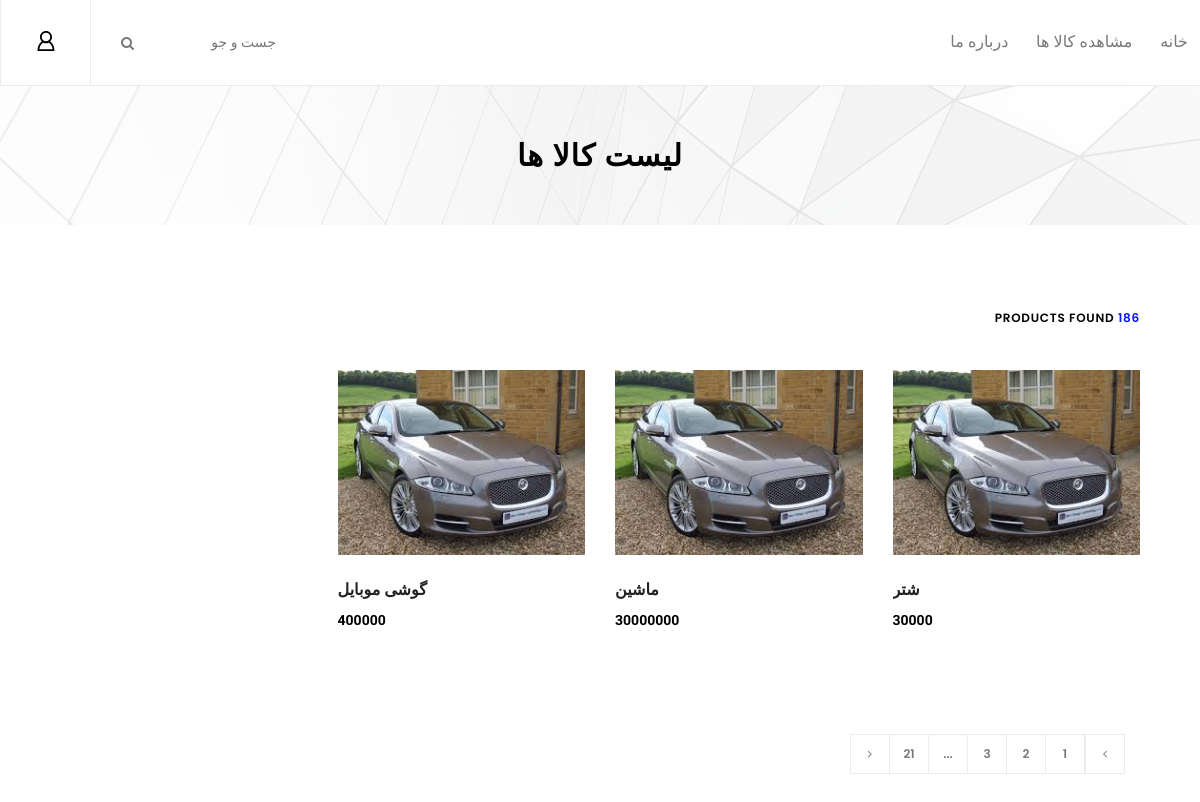
/divar/home/, run on an earlier commit of the app's database.
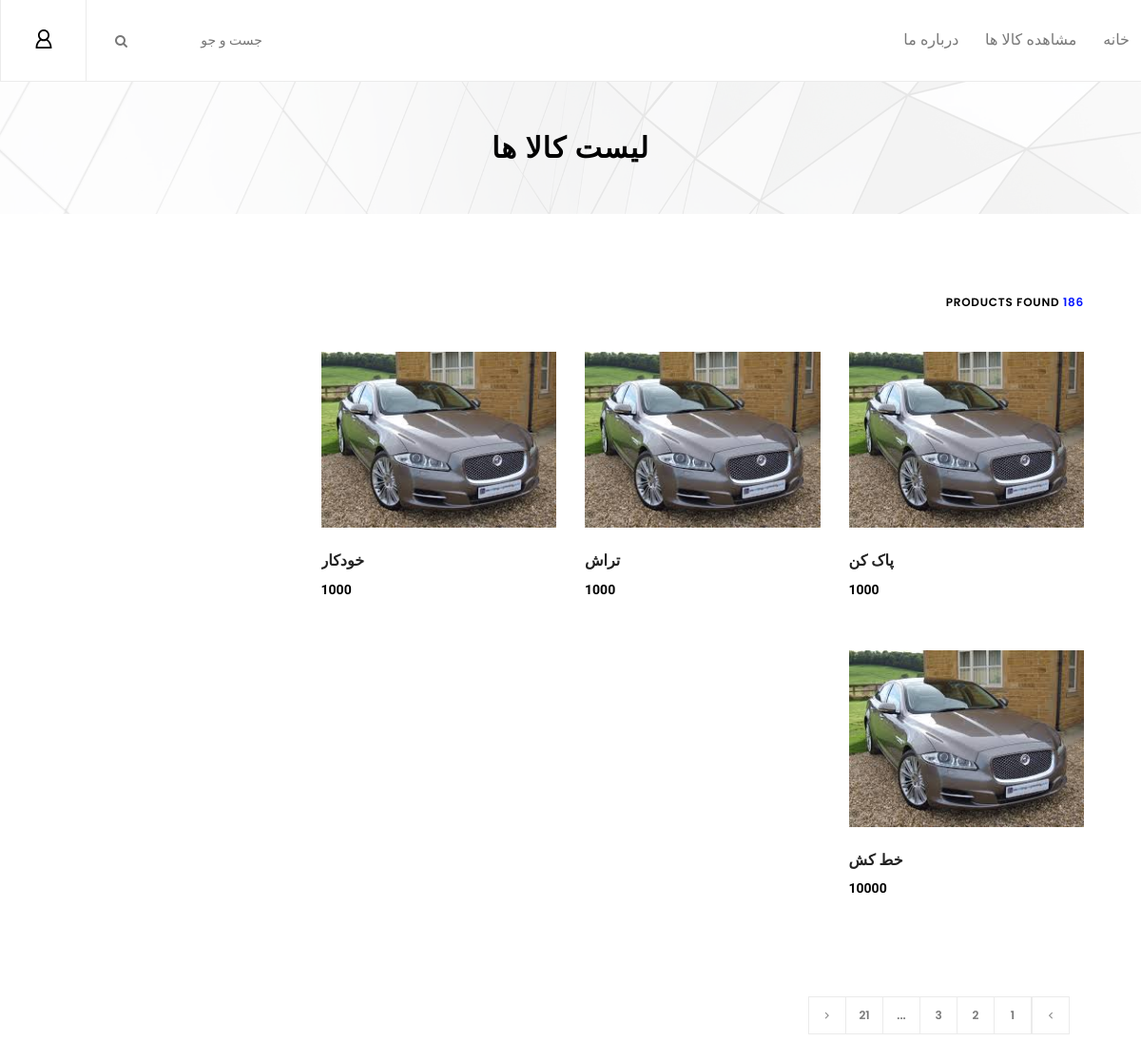
And on a later commit of the database.
### divar/models.py (models this page shows)
class Stuff(models.Model):
    name = models.CharField(max_length=30)
    price = models.IntegerField()
    owner = models.ForeignKey(UserProfile, on_delete=models.CASCADE)
    description = models.CharField(max_length=900)
    is_foori = models.BooleanField(default=False)
    has_pic = models.BooleanField(default=False)
    city = models.CharField(max_length=30, default='Tehran')
    location = models.CharField(max_length=30)
    classtering3 = models.ForeignKey(Classtering3, on_delete=models.CASCADE, null=True)
    picture = models.ImageField(blank=True, null=True, upload_to='pictures/%Y/%m/%D/', default='media/default.jpg')

### divar/views.py (the view)
class ShowStuff(generic.ListView):
    template_name = 'showStuffByTime.html'
    context_object_name = 'stuffList'
    def get_queryset(self):
        return Stuff.objects.order_by('id')[:20]

### templates/showStuffByTime.html (shortened to what this page needs)
<!DOCTYPE html>
<html lang="en">
{% load static %}
<head>
    <link rel="stylesheet" href="{% static 'css/core-style.css'%}">
    <link rel="stylesheet" href="{% static 'css/style.css'%}">
</head>
<body>
    <header class="header_area" dir = "rtl">
        <div class="classy-nav-container breakpoint-off d-flex align-items-center justify-content-between">
            <nav class="classy-navbar" id="essenceNav">
                <div class="classy-menu">
                    <div class="classynav">
                        <ul>
                        	<li><a href="{% url 'index' %}">خانه</a></li>
                            <li><a href="{% url 'showStuff' %}">مشاهده کالا ها</a>
                            </li>
                            <li><a href="#">درباره ما</a>
                            </li>
                        </ul>
                    </div>
                </div>
            </nav>
            <div class="header-meta d-flex clearfix justify-content-end">
                <div class="search-area">
                    <form action="#" method="post">
                        <input type="search" name="search" id="headerSearch" placeholder="جست و جو">
                        <button type="submit"><i class="fa fa-search" aria-hidden="true"></i></button>
                    </form>
                </div>
                <div class="user-login-info">
                    <a href="#"><img src="{% static 'img/core-img/user.svg' %}" alt=""></a>
                </div>
            </div>
        </div>
    </header>
    <div class="breadcumb_area bg-img" style="background-image: url({% static 'img/bg-img/breadcumb.jpg' %});">
        <div class="container h-100">
            <div class="row h-100 align-items-center">
                <div class="col-12">
                    <div class="page-title text-center">
                        <h2>لیست کالا ها</h2>
                    </div>
                </div>
            </div>
        </div>
    </div>
    <section class="shop_grid_area section-padding-80" dir = "rtl">
        <div class="container">
            <div class="row">
                <div class="col-12 col-md-4 col-lg-3">
                    </div>
                </div>
                <div class="col-12 col-md-8 col-lg-9">
                    <div class="shop_grid_product_area">
                        <div class="row">
                            <div class="col-12">
                                <div class="product-topbar d-flex align-items-center justify-content-between">
                                    <div class="total-products">
                                        <p><span>186</span> products found</p>
                                    </div>
                                </div>
                            </div>
                        </div>
                        <div class="row">
                        {% for stuff in stuffList %}
                            <div class="col-12 col-sm-6 col-lg-4">
                                <div class="single-product-wrapper">
                                    <div class="product-img">
                                        <img src="{% static 'img/product-img/product-1.jpg' %}" alt="">
                                    </div>
                                    <div class="product-description">
                                        <a href="{% static '' %}">
                                            <h6>{{ stuff.name }}</h6>
                                        </a>
                                        <p class="product-price">{{ stuff.price }}</p>
                                    </div>
                                </div>
                            </div>
                        {% endfor %}
                        </div>
                    </div>
                    <nav aria-label="navigation">
                        <ul class="pagination mt-50 mb-70">
                            <li class="page-item"><a class="page-link" href="#"><i class="fa fa-angle-left"></i></a></li>
                            <li class="page-item"><a class="page-link" href="#">1</a></li>
                            <li class="page-item"><a class="page-link" href="#">2</a></li>
                            <li class="page-item"><a class="page-link" href="#">3</a></li>
                            <li class="page-item"><a class="page-link" href="#">...</a></li>
                            <li class="page-item"><a class="page-link" href="#">21</a></li>
                            <li class="page-item"><a class="page-link" href="#"><i class="fa fa-angle-right"></i></a></li>
                        </ul>
                    </nav>
                </div>
            </div>
    </section>
</body>
</html>

### static/css/core-style.css (style rules this page uses)
* { margin: 0; padding: 0; }
body { font-family: "Poppins", sans-serif; font-size: 14px; background-color: #ffffff; margin-top: 85px; }
h1, h2, h3, h4, h5, h6 { color: #000000; line-height: 1.3; font-weight: 700; font-family: "Ubuntu", sans-serif; }
p { color: #787878; font-size: 14px; line-height: 2; font-weight: 400; }
a { -webkit-transition: all 500ms ease 0s; transition: all 500ms ease 0s; text-decoration: none; outline: 0 solid transparent; color: #000000; font-weight: 600; font-size: 12px; }
ul, ol { margin: 0; }
ul li, ol li { list-style: none; }
img { height: auto; max-width: 100%; }
.mt-50 { margin-top: 50px !important; }
.mb-70 { margin-bottom: 70px !important; }
.section-padding-80 { padding-top: 80px; padding-bottom: 80px; }
.bg-img { background-position: center center; background-size: cover; background-repeat: no-repeat; }
.header_area { position: fixed; z-index: 900; top: 0; left: 0; width: 100%; border-bottom: 1px solid #ebebeb; -webkit-transition-duration: 500ms; transition-duration: 500ms; }
.header_area .classy-navbar, .header_area .header-meta { -webkit-box-flex: 0; -ms-flex: 0 0 50%; flex: 0 0 50%; min-width: 50%; width: 50%; }
.header_area .classy-navbar { height: 85px; padding: 5px 0 5px 5%; }
.header_area .header-meta { height: 85px; position: relative; z-index: 1; }
.header_area .classynav ul li a { font-size: 16px; color: #787878; }
.header_area .search-area form { position: relative; z-index: 1; height: 85px; border-left: 1px solid #ebebeb; }
.header_area .search-area form input { border: none; background-color: #ffffff; width: 200px; height: 85px; padding: 0 15px 0 60px; color: #787878; font-size: 14px; font-weight: 500; -webkit-transition-duration: 500ms; transition-duration: 500ms; }
.header_area .search-area form button { position: absolute; z-index: 10; top: 50%; -webkit-transform: translateY(-50%); transform: translateY(-50%); left: 30px; background-color: transparent; border: none; color: #787878; font-size: 14px; }
.header_area .favourite-area a, .header_area .user-login-info a, .header_area .cart-area a { position: relative; z-index: 1; -webkit-box-flex: 0; -ms-flex: 0 0 90px; flex: 0 0 90px; width: 90px; display: block; text-align: center; border-left: 1px solid #ebebeb; height: 100%; line-height: 80px; }
.header_area .favourite-area a img, .header_area .user-login-info a img, .header_area .cart-area a img { max-width: 20px; }
.single-product-wrapper { position: relative; z-index: 1; margin-bottom: 50px; overflow: hidden; background-color: #ffffff; }
.single-product-wrapper .product-img { position: relative; z-index: 1; overflow: hidden; }
.single-product-wrapper .product-img img { width: 100%; -webkit-transition-duration: 500ms; transition-duration: 500ms; }
.single-product-wrapper .product-description { position: relative; z-index: 1; padding-top: 25px; }
.single-product-wrapper .product-description h6 { color: #222222; margin-bottom: 5px; }
.single-product-wrapper .product-description p { margin-bottom: 0; font-size: 14px; font-family: "Ubuntu", sans-serif; font-weight: 700; color: #000000; }
.pagination { position: relative; z-index: 1; }
.pagination .page-item .page-link { width: 40px; height: 40px; border: 1px solid #ebebeb; font-size: 12px; font-weight: 600; line-height: 38px; padding: 0; text-align: center; color: #787878; }
.pagination .page-item:first-child { margin-right: 15px; }
.pagination .page-item:first-child .page-link { margin-left: 0; border-top-left-radius: 0; border-bottom-left-radius: 0; }
.pagination .page-item:last-child { margin-left: 15px; }
.pagination .page-item:last-child .page-link { margin-left: 0; border-top-right-radius: 0; border-bottom-right-radius: 0; }
.breadcumb_area { position: relative; z-index: 1; width: 100%; height: 140px; }
.breadcumb_area:after { background-color: rgba(255, 255, 255, 0.9); position: absolute; width: 100%; height: 100%; left: 0; top: 0; z-index: -5; content: ''; }
.breadcumb_area .page-title h2 { font-size: 30px; text-transform: uppercase; font-weight: 700; font-family: "Ubuntu", sans-serif; letter-spacing: 1px; margin-bottom: 0; }
.product-topbar { position: relative; z-index: 100; margin-bottom: 40px; }
.product-topbar .total-products p { margin-bottom: 0; font-size: 12px; font-weight: 600; color: #000000; text-transform: uppercase; letter-spacing: 0.75px; }
.product-topbar .total-products p span { color: #0315ff; }

What changed in the data, as far as the page shows it:
removed Stuff: name "شتر", price "30000"
removed Stuff: name "ماشین", price "30000000"
removed Stuff: name "گوشی موبایل", price "400000"
added Stuff: name "پاک کن", price "1000"
added Stuff: name "تراش", price "1000"
added Stuff: name "خودکار", price "1000"
added Stuff: name "خط کش", price "10000"
